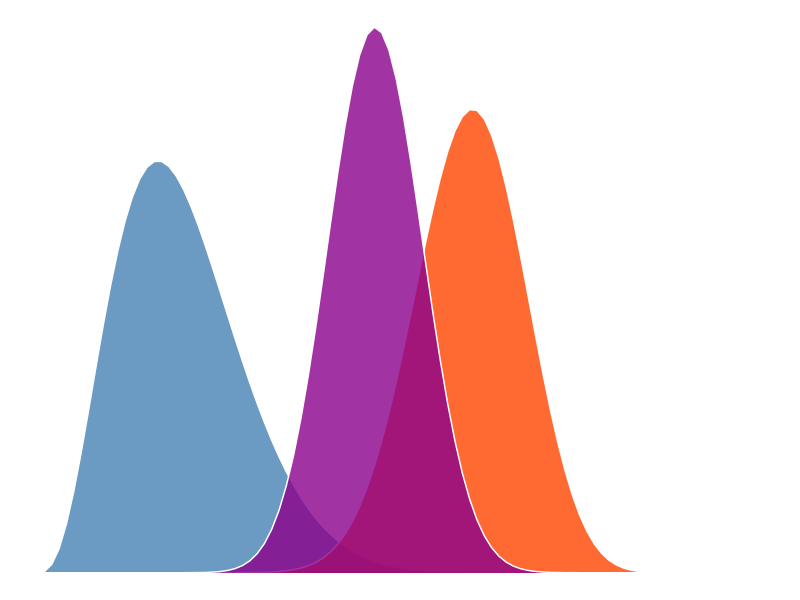

Recreate this plot in R.
library(tidyverse)

thetaSize    = 100      # number of trial
a            = 4        # beta first parameter
b            = 16       # beta second parameter
N            = 40       # Specify the total number of flips, denoted N.
z            = 24        # number of 'Face'

tibble(
  theta = seq(from = 0, to = 1, length.out = thetaSize),
  prior = dbeta(theta, a, b),
  likelihood = (theta^(z) ) * (1 - theta)^(N - z)
  ) %>%
  mutate(prior = prior / sum(prior) ) %>%
  mutate(likelihood = likelihood / sum(likelihood) ) %>%
  mutate(posterior = prior * likelihood / sum(prior * likelihood) ) %>%
  ggplot(aes(x = theta) ) +
  geom_area(
    aes(y = prior, fill = "prior"),
    color = "white", show.legend = FALSE, alpha = 0.8
    ) +
  geom_area(
    aes(y = likelihood, fill = "likelihood"),
    color = "white", show.legend = FALSE, alpha = 0.8
    ) +
  geom_area(
    aes(y = posterior, fill = "posterior"),
    color = "white", show.legend = FALSE, alpha = 0.8
    ) +
  #geom_line(aes(y = prior, color = "prior"), show.legend = FALSE) +
  #geom_line(aes(y = likelihood, color = "likelihood"), show.legend = FALSE) +
  #geom_line(aes(y = posterior, color = "posterior"), show.legend = FALSE) +
  scale_fill_manual(values = c("orangered", "magenta4","steelblue") ) +
  theme_void(base_size = 12)
